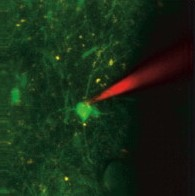
%> input picture MATLAB/gyakorlás/szkriptek/tptp.jpg, 195 x 196 px
$ octave Ig.m   (GNU Octave 9; MATLAB toolbox functions it lacks are replaced by stand-ins)
%> lines starting %> are read from the running program, lines starting %| are printed output that depends on the picture; in (x1, y1, x2, y2) boxes, pixels count from 0 and x2, y2 are one past the last pixel; in counts of white or black regions, pixels touching at a corner belong together; the program's own positions count from 1
[I, map] = imread('tptp.jpg');
%> I is the input picture: size 196x195x3 uint8; mean R, G, B 24.4, 42.7, 22.4
%> map = []
% I = ind2rgb(I,map);
Ig_g = I(:,:,2);
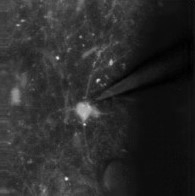
%> Ig_g: size 196x195 uint8; min 0, max 232, mean 42.7
imwrite(Ig_g, 'tptp_cell1.png');
% level = graythresh(Ig_g);
a = 1
BW = imbinarize(Ig_g, 0.32);
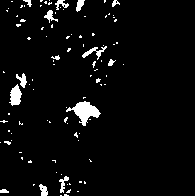
%> BW: size 196x195 logical; 4.3% white; 99 white regions (85 under 20 px), largest, box (x1, y1, x2, y2) and area: (66, 101, 101, 126) 388, (9, 84, 22, 106) 180, (82, 46, 107, 60) 111
imwrite(BW, 'tptp_cell2.png');
BW_maj = bwmorph(BW, 'majority', inf);
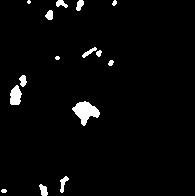
%> BW_maj: size 196x195 logical; 2.9% white; 15 white regions (2 under 20 px), largest, box (x1, y1, x2, y2) and area: (72, 101, 100, 126) 372, (10, 85, 22, 105) 179, (60, 176, 69, 193) 72
BW_cell = bwareaopen(BW_maj, 100);
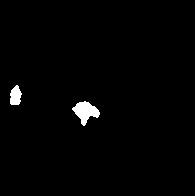
%> BW_cell: size 196x195 logical; 1.4% white; 2 white regions, box (x1, y1, x2, y2) and area: (72, 101, 100, 126) 372, (10, 85, 22, 105) 179
imshowpair(BW_maj, BW_cell, 'montage');
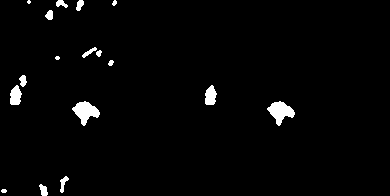
%> displayed picture: size 196x390, on the screen's scale of 0 to 255; 2.2% white; 17 white regions (2 under 20 px), largest, box (x1, y1, x2, y2) and area: (72, 101, 100, 126) 372, (267, 101, 295, 126) 372, (10, 85, 22, 105) 179
% imshowpair(BW, BW_maj,  'montage');
S = regionprops(BW_maj, 'Area');
%> S = 15 regions; largest, Area: 372, 179, 72, 72, 64
disp(['Hello: ', num2str([S.Area])]);
%| Hello: 20  179   64   12   72   60   16   58   72  372   60   59   29   26   21
imwrite(BW_cell, 'tptp_cell3.png');
